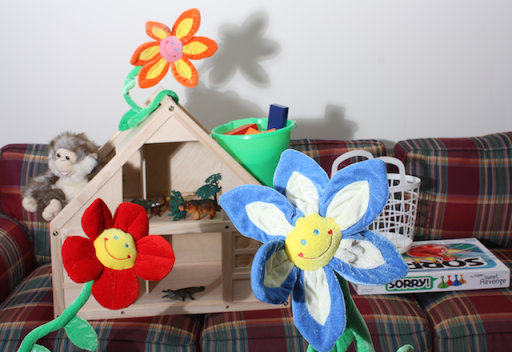
%> input picture octave/left_img.png, 512 x 352 px
$ octave stereo_match.m   (GNU Octave 9; MATLAB toolbox functions it lacks are replaced by stand-ins)
%> lines starting %> are read from the running program, lines starting %| are printed output that depends on the picture
1;
%find best match Stereo
function best_x = find_best_match(patch, strip)
  %Find patch in strip and return column index
  min_diff = Inf;
  best_x = 0; %init at no difference
  for x = 1:(size(strip)(2) - size(patch)(2) + 1)
    other_patch = strip(:, x:(x + size(patch)(2) - 1));
    diff = sumsq((patch - other_patch)(:));
    if diff < min_diff
      min_diff = diff;
      best_x = x;
    endif
  endfor
endfunction

pkg load image;
%% load images
left = imread('left_img.png');
%> left is the input picture: size 352x512x3 uint8; mean R, G, B 151.8, 143, 141.2
right = imread('right_img.png');
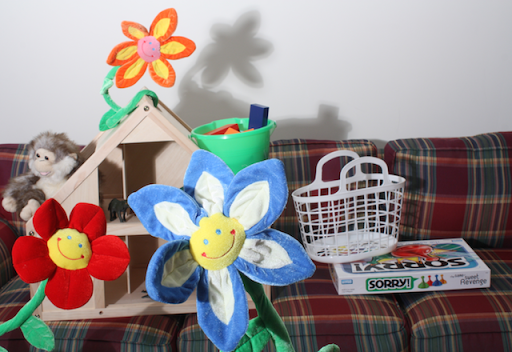
%> input picture octave/right_img.png, 512 x 352 px
%> right is the input picture: size 352x512x3 uint8; mean R, G, B 147.2, 138.6, 137.9
figure, imshow(left);
figure, imshow(right);

%% convert to grayscale, double [0,1] range for easist computation
left_gray = double(rgb2gray(left))/255.0;
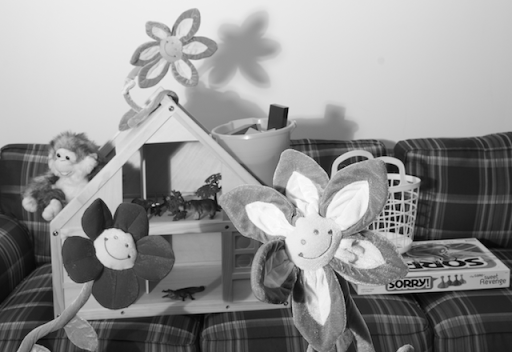
%> left_gray: size 352x512 double; min 0, max 0.992, mean 0.57
right_gray = double(rgb2gray(right))/255.0;
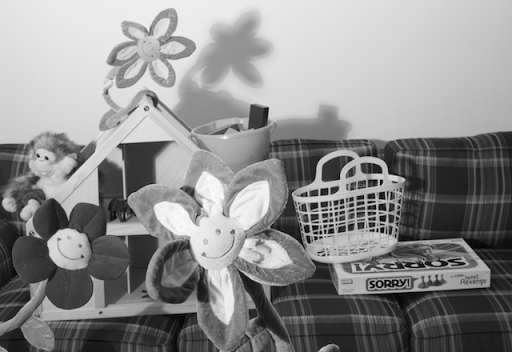
%> right_gray: size 352x512 double; min 0, max 0.996, mean 0.553

%% define location and size of patch
patch_loc = [120 170];
patch_size = [15 15];

%%extract patch from left image
patch_left = left_gray(patch_loc(1):(patch_loc(1) + patch_size(1) - 1),
patch_loc(2):(patch_loc(2) + patch_size(2) - 1));
figure, imshow(patch_left);

%%extract strip from right image
strip_right = right_gray(patch_loc(1):(patch_loc(1) + patch_size(1) - 1), :);
figure, imshow(strip_right);

%look for match
best_x = find_best_match(patch_left, strip_right);
%> the loop in find_best_match, `for x = 1:(size(strip)(2) - size(patch)(2) + 1)` made 498 passes
%> (diff, min_diff) on passes 1 to 12: (0.93, 0.93), (0.921, 0.921), (0.91, 0.91), (0.904, 0.904), (0.892, 0.892), (0.884, 0.884), (0.876, 0.876), (0.867, 0.867), (0.857, 0.857), (0.845, 0.845), (0.835, 0.835), (0.824, 0.824)
%> diff on passes 27 to 32: 0.689, 0.728, 0.765, 0.833, 0.894, 0.988
%> after the loop in find_best_match, `for x = 1:(size(strip)(2) - size(patch)(2) + 1)`: best_x = 145; min_diff = 0.00541
%> best_x = 145
disp(best_x);
%| 145
